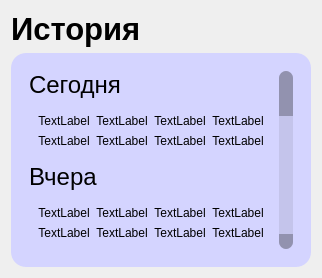
           <widget class="QWidget" name="historyPage">
            <layout class="QHBoxLayout" name="horizontalLayout_32">
             <item>
              <layout class="QVBoxLayout" name="verticalLayout_50" stretch="0,1">
               <property name="sizeConstraint">
                <enum>QLayout::SetNoConstraint</enum>
               </property>
               <item>
                <layout class="QVBoxLayout" name="verticalLayout_51">
                 <property name="sizeConstraint">
                  <enum>QLayout::SetMinimumSize</enum>
                 </property>
                 <item>
                  <widget class="QLabel" name="label_88">
                   <property name="font">
                    <font>
                     <pointsize>23</pointsize>
                     <weight>75</weight>
                     <bold>true</bold>
                    </font>
                   </property>
                   <property name="text">
                    <string>История</string>
                   </property>
                  </widget>
                 </item>
                </layout>
               </item>
               <item>
                <layout class="QVBoxLayout" name="verticalLayout_52" stretch="0">
                 <item>
                  <widget class="QFrame" name="frame_15">
                   <property name="styleSheet">
                    <string notr="true">
	border-radius: 15px;
	background-color: rgb(212, 212, 255);

</string>
                   </property>
                   <property name="frameShape">
                    <enum>QFrame::StyledPanel</enum>
                   </property>
                   <property name="frameShadow">
                    <enum>QFrame::Raised</enum>
                   </property>
                   <layout class="QHBoxLayout" name="horizontalLayout_33">
                    <item>
                     <widget class="QFrame" name="frame_16">
                      <property name="frameShape">
                       <enum>QFrame::StyledPanel</enum>
                      </property>
                      <property name="frameShadow">
                       <enum>QFrame::Raised</enum>
                      </property>
                      <layout class="QHBoxLayout" name="horizontalLayout_34">
                       <item>
                        <layout class="QVBoxLayout" name="verticalLayout_53">
                         <item>
                          <layout class="QVBoxLayout" name="verticalLayout_54" stretch="0,1">
                           <item>
                            <widget class="QLabel" name="label_89">
                             <property name="text">
                              <string>&lt;html&gt;&lt;head/&gt;&lt;body&gt;&lt;p&gt;&lt;span style=&quot; font-size:18pt;&quot;&gt;Сегодня&lt;/span&gt;&lt;/p&gt;&lt;/body&gt;&lt;/html&gt;</string>
                             </property>
                            </widget>
                           </item>
                           <item>
                            <widget class="QWidget" name="widget_5" native="true">
                             <layout class="QHBoxLayout" name="horizontalLayout_35">
                              <item>
                               <layout class="QVBoxLayout" name="verticalLayout_55">
                                <item>
                                 <layout class="QHBoxLayout" name="horizontalLayout_36">
                                  <item>
                                   <widget class="QLabel" name="label_90">
                                    <property name="text">
                                     <string>&lt;html&gt;&lt;head/&gt;&lt;body&gt;&lt;p align=&quot;center&quot;&gt;TextLabel&lt;/p&gt;&lt;/body&gt;&lt;/html&gt;</string>
                                    </property>
                                   </widget>
                                  </item>
                                  <item>
                                   <widget class="QLabel" name="label_91">
                                    <property name="text">
                                     <string>&lt;html&gt;&lt;head/&gt;&lt;body&gt;&lt;p align=&quot;center&quot;&gt;TextLabel&lt;/p&gt;&lt;/body&gt;&lt;/html&gt;</string>
                                    </property>
                                   </widget>
                                  </item>
                                  <item>
                                   <widget class="QLabel" name="label_92">
                                    <property name="text">
                                     <string>&lt;html&gt;&lt;head/&gt;&lt;body&gt;&lt;p align=&quot;center&quot;&gt;TextLabel&lt;/p&gt;&lt;/body&gt;&lt;/html&gt;</string>
                                    </property>
                                   </widget>
                                  </item>
                                  <item>
                                   <widget class="QLabel" name="label_93">
                                    <property name="text">
                                     <string>&lt;html&gt;&lt;head/&gt;&lt;body&gt;&lt;p align=&quot;center&quot;&gt;TextLabel&lt;/p&gt;&lt;/body&gt;&lt;/html&gt;</string>
                                    </property>
                                   </widget>
                                  </item>
                                 </layout>
                                </item>
                                <item>
                                 <layout class="QHBoxLayout" name="horizontalLayout_37">
                                  <item>
                                   <widget class="QLabel" name="label_94">
                                    <property name="text">
                                     <string>&lt;html&gt;&lt;head/&gt;&lt;body&gt;&lt;p align=&quot;center&quot;&gt;TextLabel&lt;/p&gt;&lt;/body&gt;&lt;/html&gt;</string>
                                    </property>
                                   </widget>
                                  </item>
                                  <item>
                                   <widget class="QLabel" name="label_95">
                                    <property name="text">
                                     <string>&lt;html&gt;&lt;head/&gt;&lt;body&gt;&lt;p align=&quot;center&quot;&gt;TextLabel&lt;/p&gt;&lt;/body&gt;&lt;/html&gt;</string>
                                    </property>
                                   </widget>
                                  </item>
                                  <item>
                                   <widget class="QLabel" name="label_96">
                                    <property name="text">
                                     <string>&lt;html&gt;&lt;head/&gt;&lt;body&gt;&lt;p align=&quot;center&quot;&gt;TextLabel&lt;/p&gt;&lt;/body&gt;&lt;/html&gt;</string>
                                    </property>
                                   </widget>
                                  </item>
                                  <item>
                                   <widget class="QLabel" name="label_97">
                                    <property name="text">
                                     <string>&lt;html&gt;&lt;head/&gt;&lt;body&gt;&lt;p align=&quot;center&quot;&gt;TextLabel&lt;/p&gt;&lt;/body&gt;&lt;/html&gt;</string>
                                    </property>
                                   </widget>
                                  </item>
                                 </layout>
                                </item>
                               </layout>
                              </item>
                             </layout>
                            </widget>
                           </item>
                          </layout>
                         </item>
                         <item>
                          <layout class="QVBoxLayout" name="verticalLayout_56" stretch="0,1">
                           <item>
                            <widget class="QLabel" name="label_98">
                             <property name="text">
                              <string>&lt;html&gt;&lt;head/&gt;&lt;body&gt;&lt;p&gt;&lt;span style=&quot; font-size:18pt;&quot;&gt;Вчера&lt;/span&gt;&lt;/p&gt;&lt;/body&gt;&lt;/html&gt;</string>
                             </property>
                            </widget>
                           </item>
                           <item>
                            <widget class="QWidget" name="widget_6" native="true">
                             <layout class="QHBoxLayout" name="horizontalLayout_38">
                              <item>
                               <layout class="QVBoxLayout" name="verticalLayout_57">
                                <item>
                                 <layout class="QHBoxLayout" name="horizontalLayout_39">
                                  <item>
                                   <widget class="QLabel" name="label_99">
                                    <property name="text">
                                     <string>&lt;html&gt;&lt;head/&gt;&lt;body&gt;&lt;p align=&quot;center&quot;&gt;TextLabel&lt;/p&gt;&lt;/body&gt;&lt;/html&gt;</string>
                                    </property>
                                   </widget>
                                  </item>
                                  <item>
                                   <widget class="QLabel" name="label_100">
                                    <property name="text">
                                     <string>&lt;html&gt;&lt;head/&gt;&lt;body&gt;&lt;p align=&quot;center&quot;&gt;TextLabel&lt;/p&gt;&lt;/body&gt;&lt;/html&gt;</string>
                                    </property>
                                   </widget>
                                  </item>
                                  <item>
                                   <widget class="QLabel" name="label_101">
                                    <property name="text">
                                     <string>&lt;html&gt;&lt;head/&gt;&lt;body&gt;&lt;p align=&quot;center&quot;&gt;TextLabel&lt;/p&gt;&lt;/body&gt;&lt;/html&gt;</string>
                                    </property>
                                   </widget>
                                  </item>
                                  <item>
                                   <widget class="QLabel" name="label_102">
                                    <property name="text">
                                     <string>&lt;html&gt;&lt;head/&gt;&lt;body&gt;&lt;p align=&quot;center&quot;&gt;TextLabel&lt;/p&gt;&lt;/body&gt;&lt;/html&gt;</string>
                                    </property>
                                   </widget>
                                  </item>
                                 </layout>
                                </item>
                                <item>
                                 <layout class="QHBoxLayout" name="horizontalLayout_40">
                                  <item>
                                   <widget class="QLabel" name="label_103">
                                    <property name="text">
                                     <string>&lt;html&gt;&lt;head/&gt;&lt;body&gt;&lt;p align=&quot;center&quot;&gt;TextLabel&lt;/p&gt;&lt;/body&gt;&lt;/html&gt;</string>
                                    </property>
                                   </widget>
                                  </item>
                                  <item>
                                   <widget class="QLabel" name="label_104">
                                    <property name="text">
                                     <string>&lt;html&gt;&lt;head/&gt;&lt;body&gt;&lt;p align=&quot;center&quot;&gt;TextLabel&lt;/p&gt;&lt;/body&gt;&lt;/html&gt;</string>
                                    </property>
                                   </widget>
                                  </item>
                                  <item>
                                   <widget class="QLabel" name="label_105">
                                    <property name="text">
                                     <string>&lt;html&gt;&lt;head/&gt;&lt;body&gt;&lt;p align=&quot;center&quot;&gt;TextLabel&lt;/p&gt;&lt;/body&gt;&lt;/html&gt;</string>
                                    </property>
                                   </widget>
                                  </item>
                                  <item>
                                   <widget class="QLabel" name="label_106">
                                    <property name="text">
                                     <string>&lt;html&gt;&lt;head/&gt;&lt;body&gt;&lt;p align=&quot;center&quot;&gt;TextLabel&lt;/p&gt;&lt;/body&gt;&lt;/html&gt;</string>
                                    </property>
                                   </widget>
                                  </item>
                                 </layout>
                                </item>
                               </layout>
                              </item>
                             </layout>
                            </widget>
                           </item>
                          </layout>
                         </item>
                        </layout>
                       </item>
                       <item>
                        <widget class="QScrollBar" name="verticalScrollBar_2">
                         <property name="styleSheet">
                          <string notr="true"> QScrollBar:vertical {
	border: none;
    background: rgb(196, 196, 235);
    width: 14px;
    margin: 15px 0 15px 0;
	border-radius: 0px;
 }
QScrollBar::handle:vertical {	
	background-color:rgb(146, 146, 175);
	min-height: 30px;
	
}
QScrollBar::handle:vertical:hover{	
	background-color: rgb(146, 146, 175);
}
QScrollBar::handle:vertical:pressed {	
	background-color:rgb(146, 146, 175);
}
QScrollBar::sub-line:vertical {
	border: none;
	background-color: rgb(146, 146, 175);
	height: 15px;
	border-top-left-radius: 7px;
	border-top-right-radius: 7px;
	subcontrol-position: top;
	subcontrol-origin: margin;
}
QScrollBar::sub-line:vertical:hover {	
	background-color:rgb(146, 146, 175);
}
QScrollBar::sub-line:vertical:pressed {	
	background-color:rgb(146, 146, 175);
}
QScrollBar::add-line:vertical {
	border: none;
	background-color:rgb(146, 146, 175);
	height: 15px;
	border-bottom-left-radius: 7px;
	border-bottom-right-radius: 7px;
	subcontrol-position: bottom;
	subcontrol-origin: margin;
}
QScrollBar::add-line:vertical:hover {	
	background-color:rgb(146, 146, 175);
}
QScrollBar::add-line:vertical:pressed {	
	background-color: rgb(146, 146, 175);
}
QScrollBar::up-arrow:vertical, QScrollBar::down-arrow:vertical {
	background: none;
}
QScrollBar::add-page:vertical, QScrollBar::sub-page:vertical {
	background: none;
}
</string>
                         </property>
                         <property name="orientation">
                          <enum>Qt::Vertical</enum>
                         </property>
                        </widget>
                       </item>
                      </layout>
                     </widget>
                    </item>
                   </layout>
                  </widget>
                 </item>
                </layout>
               </item>
              </layout>
             </item>
            </layout>
           </widget>
